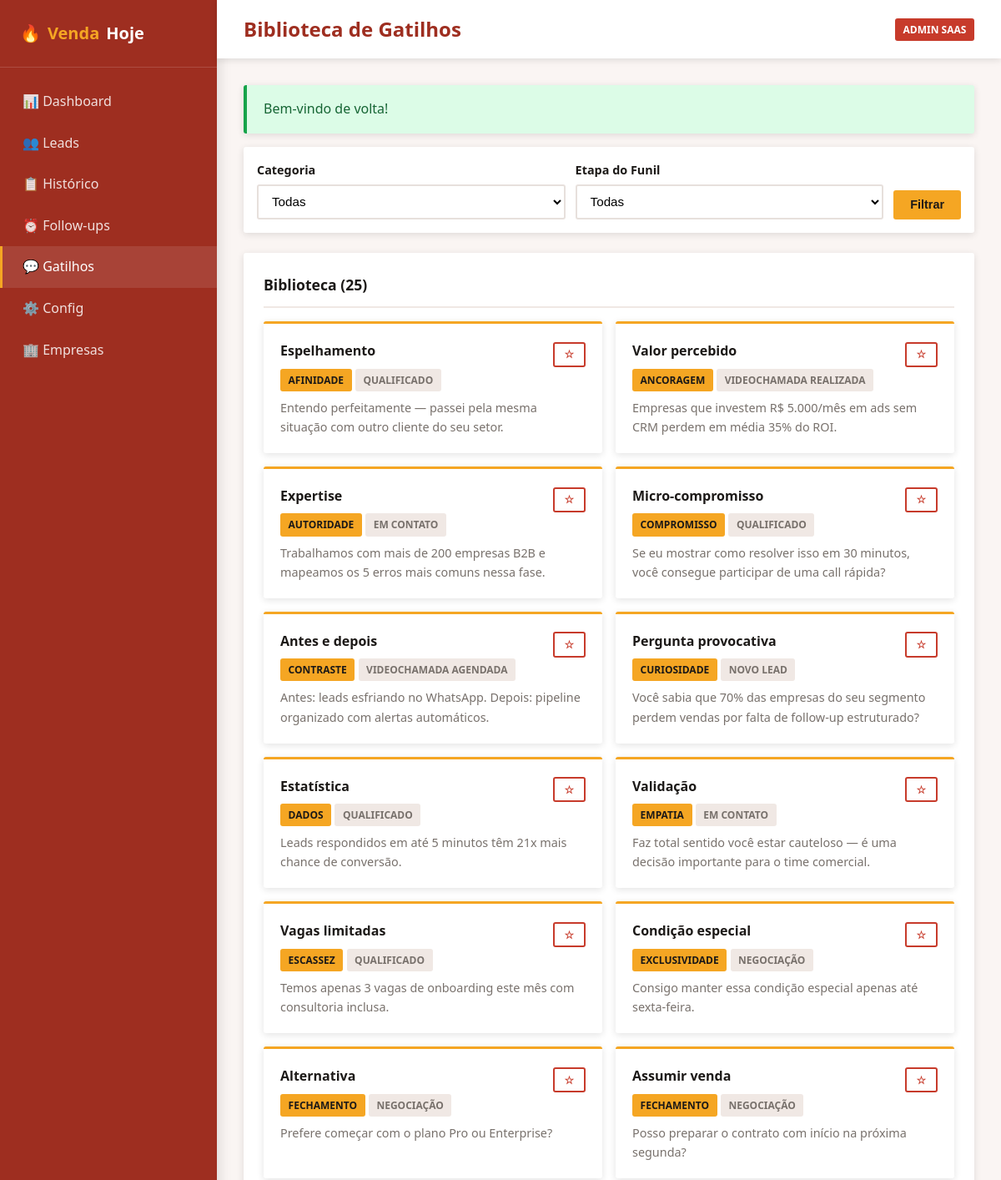
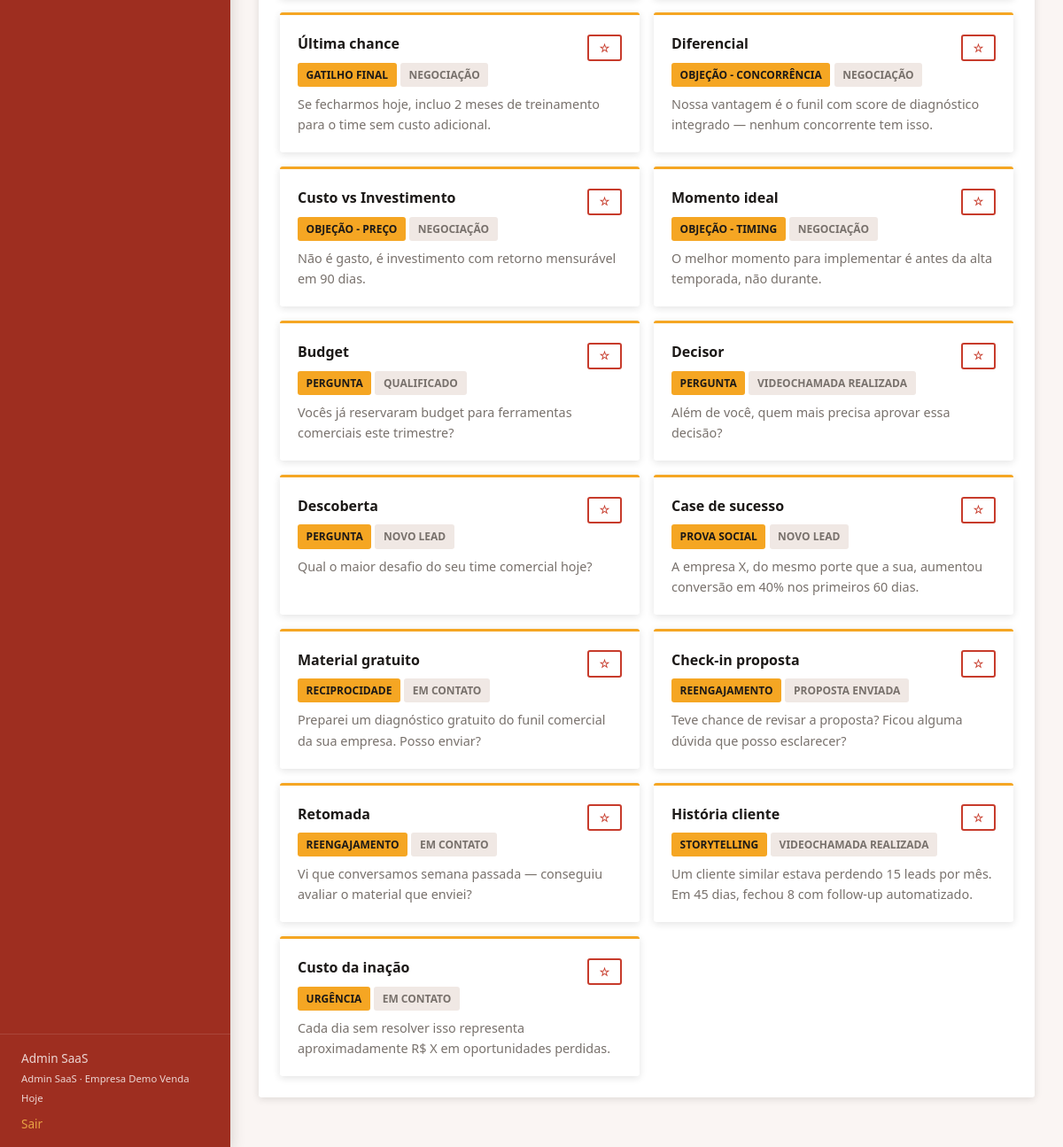
Page /venda_hoje/public/gatilhos (signed in) on the committed database (2 pictures, top to bottom).
### tables this page shows
CREATE TABLE IF NOT EXISTS gatilhos (
    id INT UNSIGNED AUTO_INCREMENT PRIMARY KEY,
    empresa_id INT UNSIGNED DEFAULT NULL,
    categoria VARCHAR(100) NOT NULL,
    etapa_funil VARCHAR(50) DEFAULT NULL,
    titulo VARCHAR(200) NOT NULL,
    texto TEXT NOT NULL,
    ativo TINYINT(1) NOT NULL DEFAULT 1,
    created_at TIMESTAMP DEFAULT CURRENT_TIMESTAMP,
    updated_at TIMESTAMP DEFAULT CURRENT_TIMESTAMP ON UPDATE CURRENT_TIMESTAMP,
    FOREIGN KEY (empresa_id) REFERENCES empresas(id) ON DELETE CASCADE
);

### app/Core/Controller.php (called while the page is built, shortened)
<?php
abstract class Controller
{
    protected function view(string $view, array $data = [], ?string $layout = 'main'): void
    {
        View::render($view, $data, $layout);
    }
    protected function input(string $key, mixed $default = null): mixed
    {
        return $_POST[$key] ?? $_GET[$key] ?? $default;
    }
}

### app/Controllers/GatilhoController.php (called while the page is built, shortened)
<?php
class GatilhoController extends Controller
{
    private Gatilho $gatilhoModel;
    public function __construct()
    {
        $this->gatilhoModel = new Gatilho();
    }
    public function index(): void
    {
        $user = Auth::user();
        $categoria = $this->input('categoria');
        $etapa = $this->input('etapa');
        $gatilhos = $this->gatilhoModel->getByEmpresa(
            (int) $user['empresa_id'],
            $etapa ?: null,
            $categoria ?: null
        );
        $categorias = $this->gatilhoModel->getCategorias((int) $user['empresa_id']);
        $favoritos = $this->gatilhoModel->getFavoritos((int) $user['id'], (int) $user['empresa_id']);
        $favoritoIds = array_column($favoritos, 'id');
        $this->view('pages/gatilhos/index', [
            'title' => 'Biblioteca de Gatilhos',
            'gatilhos' => $gatilhos,
            'categorias' => $categorias,
            'favoritoIds' => $favoritoIds,
            'filters' => ['categoria' => $categoria, 'etapa' => $etapa],
        ]);
    }
}

### public/index.php (called while the page is built, shortened)
<?php
$sessionConfig = require BASE_PATH . '/config/auth.php';
$router = new App\Core\Router();
$uri = $_SERVER['REQUEST_URI'] ?? '/';
$method = $_SERVER['REQUEST_METHOD'] ?? 'GET';
$router->dispatch($uri, $method);

### app/Helpers/functions.php (called while the page is built, shortened)
<?php
if (!function_exists('env')) {
    function env(string $key, mixed $default = null): mixed
    {
        $value = $_ENV[$key] ?? $_SERVER[$key] ?? null;
        return match (strtolower((string) $value)) {
            'true', '(true)' => true,
            'false', '(false)' => false,
            'empty', '(empty)' => '',
            'null', '(null)' => null,
            default => $value,
        };
    }
}
if (!function_exists('config')) {
    function config(string $key, mixed $default = null): mixed
    {
        static $configs = [];
        [$file, $item] = array_pad(explode('.', $key, 2), 2, null);
        if (!isset($configs[$file])) {
            $path = BASE_PATH . "/config/{$file}.php";
            $configs[$file] = file_exists($path) ? require $path : [];
        }
        return $configs[$file][$item] ?? $default;
    }
}
if (!function_exists('url')) {
    function url(string $path = ''): string
    {
        $base = rtrim(config('app.url'), '/');
        $path = $path === '' ? '' : '/' . ltrim($path, '/');
        return $base . $path;
    }
}
if (!function_exists('e')) {
    function e(?string $value): string
    {
        return htmlspecialchars($value ?? '', ENT_QUOTES, 'UTF-8');
    }
}
if (!function_exists('funilLabel')) {
    function funilLabel(string $etapa): string
    {
        return config('app.funil_labels')[$etapa] ?? $etapa;
    }
}

### config/database.php (called while the page is built, shortened)
<?php
return [
    'host' => env('DB_HOST', '127.0.0.1'),
    'port' => env('DB_PORT', '3306'),
    'database' => env('DB_DATABASE', 'venda_hoje'),
    'username' => env('DB_USERNAME', 'root'),
    'password' => env('DB_PASSWORD', ''),
];

### app/Core/Database.php (called while the page is built, shortened)
<?php
class Database
{
    private static ?PDO $instance = null;
    public static function getInstance(): PDO
    {
        if (self::$instance === null) {
            $config = require BASE_PATH . '/config/database.php';
            $dsn = sprintf(
                'mysql:host=%s;port=%s;dbname=%s;charset=utf8mb4',
                $config['host'],
                $config['port'],
                $config['database']
            );
            try {
                self::$instance = new PDO($dsn, $config['username'], $config['password'], [
                    PDO::ATTR_ERRMODE => PDO::ERRMODE_EXCEPTION,
                    PDO::ATTR_DEFAULT_FETCH_MODE => PDO::FETCH_ASSOC,
                    PDO::ATTR_EMULATE_PREPARES => false,
                ]);
            } catch (PDOException $e) {
                throw new PDOException('Erro de conexão com o banco: ' . $e->getMessage());
            }
        }
        return self::$instance;
    }
}

### app/Core/Auth.php (called while the page is built, shortened)
<?php
class Auth
{
    public static function user(): ?array
    {
        return $_SESSION[self::SESSION_USER_KEY] ?? null;
    }
}

### app/Models/Gatilho.php (called while the page is built, shortened)
<?php
class Gatilho extends Model
{
    public function getByEmpresa(int $empresaId, ?string $etapaFunil = null, ?string $categoria = null): array
    {
        $sql = "SELECT g.*, (SELECT COUNT(*) FROM gatilho_favoritos gf WHERE gf.gatilho_id = g.id) AS favoritos_count
                FROM gatilhos g
                WHERE (g.empresa_id = ? OR g.empresa_id IS NULL) AND g.ativo = 1";
        $params = [$empresaId];
        $sql .= " ORDER BY g.categoria, g.titulo";
        return $this->query($sql, $params);
    }
    public function getFavoritos(int $usuarioId, int $empresaId): array
    {
        return $this->query(
            "SELECT g.* FROM gatilhos g
             JOIN gatilho_favoritos gf ON gf.gatilho_id = g.id
             WHERE gf.usuario_id = ? AND (g.empresa_id = ? OR g.empresa_id IS NULL) AND g.ativo = 1
             ORDER BY g.titulo",
            [$usuarioId, $empresaId]
        );
    }
}

### app/Core/Model.php (called while the page is built, shortened)
<?php
abstract class Model
{
    protected PDO $db;
    public function __construct()
    {
        $this->db = Database::getInstance();
    }
    protected function query(string $sql, array $params = []): array
    {
        $stmt = $this->db->prepare($sql);
        $stmt->execute($params);
        return $stmt->fetchAll();
    }
}

### config/app.php (called while the page is built, shortened)
<?php
return [
    'name' => env('APP_NAME', 'Venda Hoje CRM'),
    'env' => env('APP_ENV', 'local'),
    'debug' => env('APP_DEBUG', true),
    'url' => rtrim(env('APP_URL', 'http://localhost'), '/'),
    'key' => env('APP_KEY', ''),
    'timezone' => 'America/Sao_Paulo',
    'funil_etapas' => [
        'novo_lead',
        'em_contato',
        'qualificado',
        'videochamada_agendada',
        'videochamada_realizada',
        'proposta_enviada',
        'negociacao',
        'fechado',
        'perdido',
    ],
    'funil_labels' => [
        'novo_lead' => 'Novo Lead',
        'em_contato' => 'Em Contato',
        'qualificado' => 'Qualificado',
        'videochamada_agendada' => 'Videochamada Agendada',
        'videochamada_realizada' => 'Videochamada Realizada',
        'proposta_enviada' => 'Proposta Enviada',
        'negociacao' => 'Negociação',
        'fechado' => 'Fechado',
        'perdido' => 'Perdido',
    ],
    'canais_atendimento' => ['telefone', 'whatsapp', 'email', 'videochamada', 'presencial', 'outro'],
    'perfis' => ['sdr', 'closer', 'gestor', 'admin_saas'],
    'perfil_labels' => [
        'sdr' => 'SDR',
        'closer' => 'Closer',
        'gestor' => 'Gestor',
        'admin_saas' => 'Admin SaaS',
    ],
];

### app/Views/pages/gatilhos/index.php (the view, shortened to what this page needs)
<form method="GET" class="filters-bar">
    <div class="form-group">
        <label class="form-label">Categoria</label>
        <select name="categoria" class="form-control">
            <option value="">Todas</option>
        </select>
    </div>
    <div class="form-group">
        <label class="form-label">Etapa do Funil</label>
        <select name="etapa" class="form-control">
            <option value="">Todas</option>
        </select>
    </div>
    <button type="submit" class="btn btn-secondary">Filtrar</button>
</form>
<div class="card">
    <div class="card-header"><span class="card-title">Biblioteca (<?= count($gatilhos) ?>)</span></div>
    <?php if (empty($gatilhos)): ?>
        <div class="empty-state">Nenhum gatilho encontrado.</div>
    <?php else: ?>
    <div class="gatilhos-grid">
        <?php foreach ($gatilhos as $g): ?>
            <div class="gatilho-card">
                <div class="flex justify-between items-center">
                    <h3><?= e($g['titulo']) ?></h3>
                    <form method="POST" action="<?= url('/gatilhos/' . $g['id'] . '/favorito') ?>" style="display:inline;">
                        <button type="submit" class="btn btn-sm btn-outline"><?= in_array($g['id'], $favoritoIds) ? '★' : '☆' ?></button>
                    </form>
                </div>
                <span class="badge badge-secondary"><?= e($g['categoria']) ?></span>
                <?php if ($g['etapa_funil']): ?>
                    <span class="badge badge-muted"><?= funilLabel($g['etapa_funil']) ?></span>
                <?php endif; ?>
                <p class="mt-1"><?= e($g['texto']) ?></p>
            </div>
        <?php endforeach; ?>
    </div>
    <?php endif; ?>
</div>

### app/Core/Router.php (shortened to what this page needs)
<?php
class Router
{
    private array $routes = [];
    private function addRoute(string $method, string $path, array $handler, array $middleware): void
    {
        $this->routes[] = [
            'method' => $method,
            'path' => $path,
            'handler' => $handler,
            'middleware' => $middleware,
        ];
    }
    public function dispatch(string $uri, string $method): void
    {
        $uri = parse_url($uri, PHP_URL_PATH) ?: '/';
        $basePath = parse_url(config('app.url'), PHP_URL_PATH) ?: '';
        if ($basePath && str_starts_with($uri, $basePath)) {
            $uri = substr($uri, strlen($basePath)) ?: '/';
        }
        $uri = rtrim($uri, '/') ?: '/';
        foreach ($this->routes as $route) {
            $params = $this->match($route['path'], $uri);
            if ($params !== false && $route['method'] === $method) {
                [$controllerClass, $action] = $route['handler'];
                $controller = new $controllerClass();
                call_user_func_array([$controller, $action], $params);
                return;
            }
        }
    }
    private function match(string $routePath, string $uri): array|false
    {
        $pattern = preg_replace('/\{([a-zA-Z_]+)\}/', '([^/]+)', $routePath);
        $pattern = '#^' . $pattern . '$#';
        if (!preg_match($pattern, $uri, $matches)) {
            return false;
        }
        array_shift($matches);
        return $matches;
    }
}

### public/assets/css/app.css (style rules this page uses)
:root { --primary: #c73b2b; --primary-light: #e05545; --primary-dark: #9e2e20; --secondary: #f5a623; --secondary-light: #fbc04d; --secondary-dark: #d48e1a; --bg: #faf5f3; --bg-dark: #f0e8e4; --surface: #ffffff; --text: #1c1917; --text-muted: #78716c; --border: #e7e0dc; --success: #16a34a; --danger: #dc2626; --warning: #f59e0b; --info: #2563eb; --radius: 3px; --shadow: 0 2px 8px rgba(28, 25, 23, 0.12); --shadow-lg: 0 4px 16px rgba(28, 25, 23, 0.18); }
*, *::before, *::after { box-sizing: border-box; margin: 0; padding: 0; }
body { font-family: 'Segoe UI', system-ui, -apple-system, sans-serif; background: var(--bg); color: var(--text); line-height: 1.6; min-height: 100vh; }
.card { background: var(--surface); border-radius: var(--radius); box-shadow: var(--shadow); padding: 1.5rem; margin-bottom: 1.5rem; }
.card-header { display: flex; justify-content: space-between; align-items: center; margin-bottom: 1rem; padding-bottom: 0.75rem; border-bottom: 2px solid var(--bg-dark); }
.card-title { font-size: 1.1rem; font-weight: 600; }
.btn { display: inline-flex; align-items: center; gap: 0.5rem; padding: 0.6rem 1.25rem; border: none; border-radius: var(--radius); font-size: 0.9rem; font-weight: 600; cursor: pointer; transition: all 0.15s; text-decoration: none; }
.btn-secondary { background: var(--secondary); color: var(--text); }
.btn-outline { background: transparent; border: 2px solid var(--primary); color: var(--primary); }
.btn-sm { padding: 0.35rem 0.75rem; font-size: 0.8rem; }
.form-group { margin-bottom: 1rem; }
.form-label { display: block; margin-bottom: 0.35rem; font-weight: 600; font-size: 0.9rem; }
.form-control { width: 100%; padding: 0.6rem 0.75rem; border: 2px solid var(--border); border-radius: var(--radius); font-size: 0.95rem; background: var(--surface); transition: border-color 0.15s; }
select.form-control { cursor: pointer; }
.badge { display: inline-block; padding: 0.25rem 0.6rem; border-radius: var(--radius); font-size: 0.75rem; font-weight: 600; text-transform: uppercase; }
.badge-secondary { background: var(--secondary); color: var(--text); }
.badge-muted { background: var(--bg-dark); color: var(--text-muted); }
.gatilhos-grid { display: grid; grid-template-columns: repeat(auto-fill, minmax(300px, 1fr)); gap: 1rem; }
.gatilho-card { background: var(--surface); border-radius: var(--radius); box-shadow: var(--shadow); padding: 1.25rem; border-top: 3px solid var(--secondary); }
.gatilho-card h3 { font-size: 1rem; margin-bottom: 0.5rem; }
.gatilho-card p { font-size: 0.9rem; color: var(--text-muted); }
.filters-bar { display: flex; flex-wrap: wrap; gap: 0.75rem; margin-bottom: 1.5rem; padding: 1rem; background: var(--surface); border-radius: var(--radius); box-shadow: var(--shadow); align-items: flex-end; }
.filters-bar .form-group { margin-bottom: 0; flex: 1; min-width: 150px; }
.mt-1 { margin-top: 0.5rem; }
.flex { display: flex; }
.items-center { align-items: center; }
.justify-between { justify-content: space-between; }

### rows in the picture
gatilhos: titulo "Espelhamento", categoria "AFINIDADE", etapa_funil "QUALIFICADO", texto "Entendo perfeitamente — passei pela mesma situação com outro cliente do seu setor."
gatilhos: titulo "Valor percebido", categoria "ANCORAGEM", etapa_funil "VIDEOCHAMADA REALIZADA", texto "Empresas que investem R$ 5.000/mês em ads sem CRM perdem em média 35% do ROI."
gatilhos: titulo "Expertise", categoria "AUTORIDADE", etapa_funil "EM CONTATO", texto "Trabalhamos com mais de 200 empresas B2B e mapeamos os 5 erros mais comuns nessa fase."
gatilhos: titulo "Micro-compromisso", categoria "COMPROMISSO", etapa_funil "QUALIFICADO", texto "Se eu mostrar como resolver isso em 30 minutos, você consegue participar de uma call rápida?"
gatilhos: titulo "Antes e depois", categoria "CONTRASTE", etapa_funil "VIDEOCHAMADA AGENDADA", texto "Antes: leads esfriando no WhatsApp. Depois: pipeline organizado com alertas automáticos."
gatilhos: titulo "Pergunta provocativa", categoria "CURIOSIDADE", etapa_funil "NOVO LEAD", texto "Você sabia que 70% das empresas do seu segmento perdem vendas por falta de follow-up estruturado?"
gatilhos: titulo "Estatística", categoria "DADOS", etapa_funil "QUALIFICADO", texto "Leads respondidos em até 5 minutos têm 21x mais chance de conversão."
gatilhos: titulo "Validação", categoria "EMPATIA", etapa_funil "EM CONTATO", texto "Faz total sentido você estar cauteloso — é uma decisão importante para o time comercial."
gatilhos: titulo "Vagas limitadas", categoria "ESCASSEZ", etapa_funil "QUALIFICADO", texto "Temos apenas 3 vagas de onboarding este mês com consultoria inclusa."
gatilhos: titulo "Condição especial", categoria "EXCLUSIVIDADE", etapa_funil "NEGOCIAÇÃO", texto "Consigo manter essa condição especial apenas até sexta-feira."
gatilhos: titulo "Alternativa", categoria "FECHAMENTO", etapa_funil "NEGOCIAÇÃO", texto "Prefere começar com o plano Pro ou Enterprise?"
gatilhos: titulo "Assumir venda", categoria "FECHAMENTO", etapa_funil "NEGOCIAÇÃO", texto "Posso preparar o contrato com início na próxima segunda?"
gatilhos: titulo "Última chance", categoria "GATILHO FINAL", etapa_funil "NEGOCIAÇÃO", texto "Se fecharmos hoje, incluo 2 meses de treinamento para o time sem custo adicional."
gatilhos: titulo "Diferencial", categoria "OBJEÇÃO - CONCORRÊNCIA", etapa_funil "NEGOCIAÇÃO", texto "Nossa vantagem é o funil com score de diagnóstico integrado — nenhum concorrente tem isso."
gatilhos: titulo "Custo vs Investimento", categoria "OBJEÇÃO - PREÇO", etapa_funil "NEGOCIAÇÃO", texto "Não é gasto, é investimento com retorno mensurável em 90 dias."
gatilhos: titulo "Momento ideal", categoria "OBJEÇÃO - TIMING", etapa_funil "NEGOCIAÇÃO", texto "O melhor momento para implementar é antes da alta temporada, não durante."
gatilhos: titulo "Budget", categoria "PERGUNTA", etapa_funil "QUALIFICADO", texto "Vocês já reservaram budget para ferramentas comerciais este trimestre?"
gatilhos: titulo "Decisor", categoria "PERGUNTA", etapa_funil "VIDEOCHAMADA REALIZADA", texto "Além de você, quem mais precisa aprovar essa decisão?"
gatilhos: titulo "Descoberta", categoria "PERGUNTA", etapa_funil "NOVO LEAD", texto "Qual o maior desafio do seu time comercial hoje?"
gatilhos: titulo "Case de sucesso", categoria "PROVA SOCIAL", etapa_funil "NOVO LEAD", texto "A empresa X, do mesmo porte que a sua, aumentou conversão em 40% nos primeiros 60 dias."
gatilhos: titulo "Material gratuito", categoria "RECIPROCIDADE", etapa_funil "EM CONTATO", texto "Preparei um diagnóstico gratuito do funil comercial da sua empresa. Posso enviar?"
gatilhos: titulo "Check-in proposta", categoria "REENGAJAMENTO", etapa_funil "PROPOSTA ENVIADA", texto "Teve chance de revisar a proposta? Ficou alguma dúvida que posso esclarecer?"
gatilhos: titulo "Retomada", categoria "REENGAJAMENTO", etapa_funil "EM CONTATO", texto "Vi que conversamos semana passada — conseguiu avaliar o material que enviei?"
gatilhos: titulo "História cliente", categoria "STORYTELLING", etapa_funil "VIDEOCHAMADA REALIZADA", texto "Um cliente similar estava perdendo 15 leads por mês. Em 45 dias, fechou 8 com follow-up automatizado."
gatilhos: titulo "Custo da inação", categoria "URGÊNCIA", etapa_funil "EM CONTATO", texto "Cada dia sem resolver isso representa aproximadamente R$ X em oportunidades perdidas."

### other values in the picture
$message "Bem-vindo de volta!"
count($gatilhos) "25"
